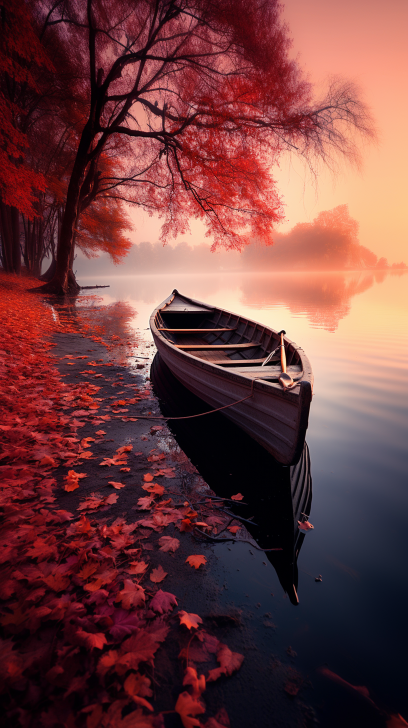
#> input picture boat.png, 816 x 1456 px (shown at 1/2 size)
$ python image_filter.py
#> lines starting #> are read from the running program, lines starting #| are printed output that depends on the picture
import numpy as np
from PIL import Image
img = Image.open("boat.png")
#> img is the input picture: PIL image 816x1456 RGB; mean R, G, B 110.3, 62, 62.2
array= np.array(img)
print(array.shape)
#| (1456, 816, 3)
print("Successfully loaded image with shape:", array.shape)
#| Successfully loaded image with shape: (1456, 816, 3)
print("-" * 30)
print("---matrix image filter---")
print("1: invert filter")
print("2: brightness booster")
print("3: grayscale filter")
choice= input("choose a filter(1,2 or 3):")
#> the answer given: 1
if choice== "1":
    print("applying invert filter..")
    inverted_array= 255-array
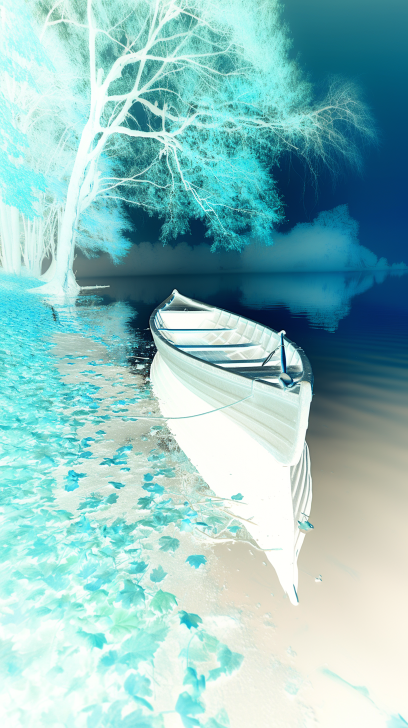
#> inverted_array: shape (1456, 816, 3) (shown at 1/2 size); mean R, G, B 144.7, 193, 192.8
    inverted_img= Image.fromarray(inverted_array.astype(np.uint8))
    inverted_img.save("inverted_boat.png")
    print("inverted image saved successfully!")
elif choice== "2":
    print("applying brightness filter..")
    bright_array=np.clip(array+50,0,255)
    bright_array=Image.fromarray(bright_array.astype(np.uint8))
    bright_array.save("bright_boat.png")
    print("image saved successfully")
elif choice== "3":
    print("applying gray filter")
    gray_array=np.mean(array,axis=2)
    gray_array=Image.fromarray(gray_array.astype(np.uint8))
    gray_array.save("gray_boat.png")
    print("image saved successfully")
else:
    print("invalid choice! please run the script again and choose 1, 2, or 3.")
#cropping the image
cropped_array= array[100:500,200:600]
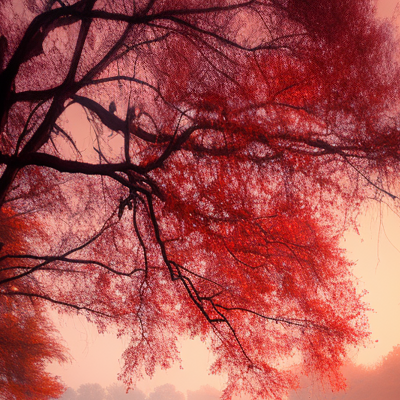
#> cropped_array: shape (400, 400, 3); mean R, G, B 166.6, 80.3, 78.3
red_only=array.copy()
red_only[:,:,1]=0
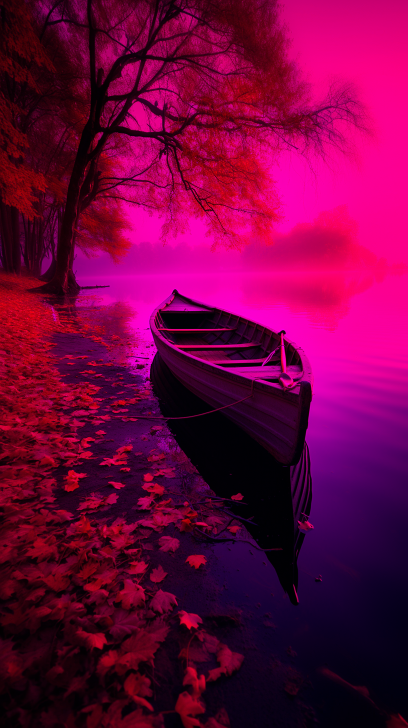
#> red_only: shape (1456, 816, 3) (shown at 1/2 size); mean R, G, B 110.3, 0, 62.2
red_only[:,:,2]=0
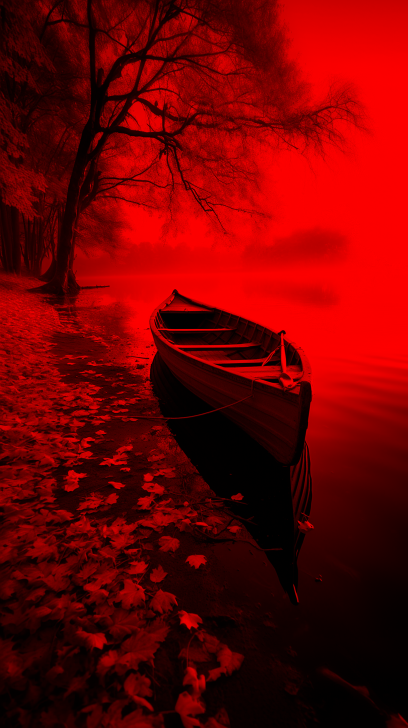
#> red_only: shape (1456, 816, 3) (shown at 1/2 size); mean R, G, B 110.3, 0, 0
cropped_array=Image.fromarray(cropped_array.astype(np.uint8))
cropped_array.save("red_boat.png")
